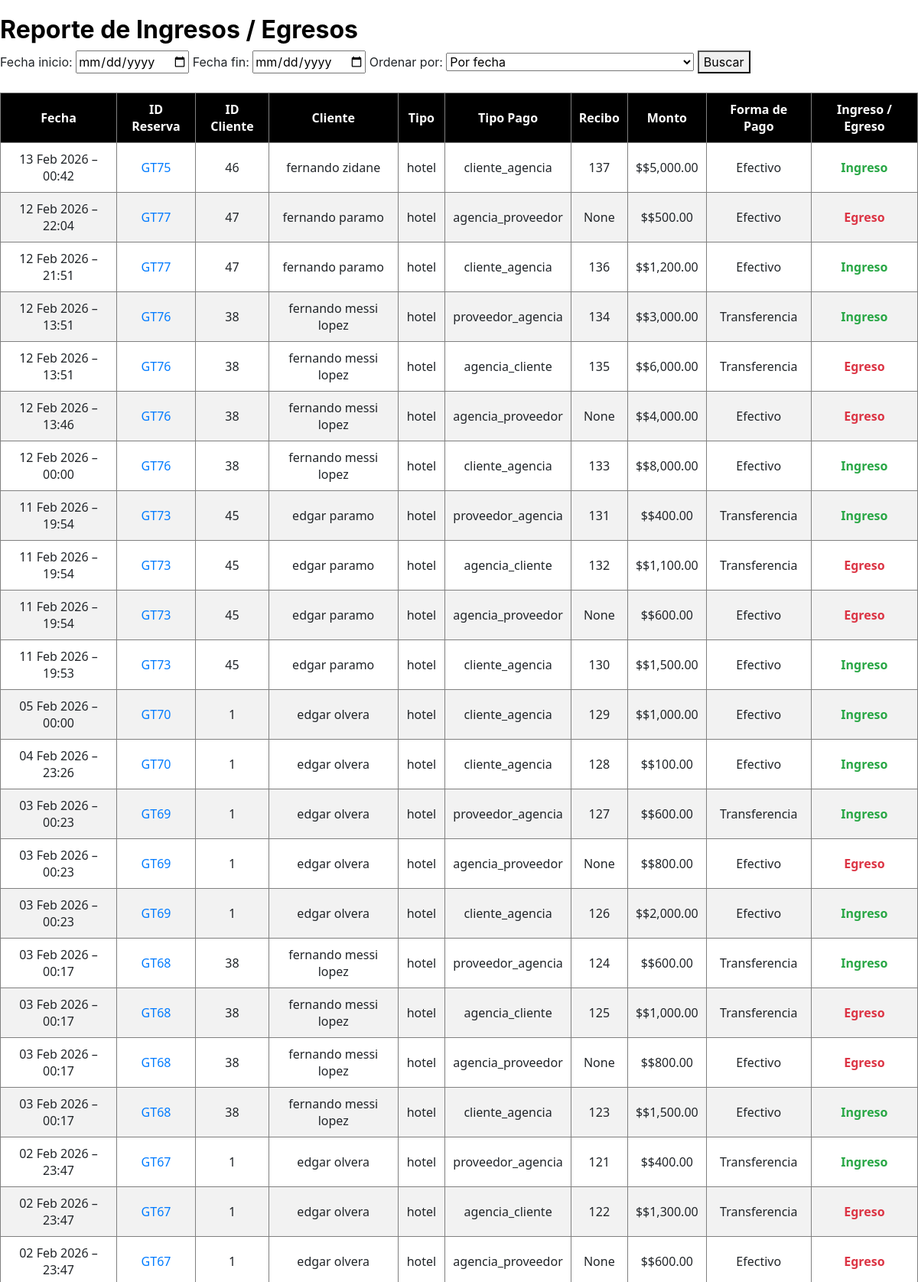
Page /reporte_corte_fechas (upper part) on the committed database.
### tables this page shows
CREATE TABLE pagos (
    id INTEGER PRIMARY KEY AUTOINCREMENT,
    reservacion_id INTEGER NOT NULL,
    tipo_pago TEXT NOT NULL,
    monto REAL NOT NULL,
    fecha TEXT NOT NULL, forma_pago TEXT, observacion TEXT, recibo_id INTEGER, proveedor_id INTEGER, tarjeta_id INTEGER, fecha_limite DATE, concepto TEXT, fecha_registro DATETIME,
    FOREIGN KEY (reservacion_id) REFERENCES reservaciones(id)
);

CREATE TABLE reservaciones (
    id INTEGER PRIMARY KEY AUTOINCREMENT,
    fecha_creacion TEXT,
    cliente_id INTEGER,
    tipo_reservacion TEXT,
    descripcion TEXT,
    proveedor TEXT,
    costo_cliente REAL,
    costo_proveedor REAL,
    utilidad REAL,
    estatus TEXT
, producto_reservado TEXT, devolucion_cliente REAL DEFAULT 0, saldo_a_favor REAL DEFAULT 0, penalidad_proveedor REAL DEFAULT 0, penalidad_agencia REAL DEFAULT 0);

### app.py (the view)
@app.route('/reporte_corte_fechas', methods=['GET', 'POST'])
def reporte_corte_fechas():
    fecha_inicio = request.form.get('fecha_inicio')
    fecha_fin = request.form.get('fecha_fin')
    orden = request.form.get('orden', 'fecha')  # por defecto orden por fecha
    conn = sqlite3.connect('agencia.db')
    conn.row_factory = sqlite3.Row
    cursor = conn.cursor()
    query_base = """
        SELECT
            p.*,
            r.cliente_id AS cliente_id,
            r.tipo_reservacion AS tipo_reservacion,
            c.nombre || ' ' || IFNULL(c.apellidos, '') AS nombre_cliente
        FROM pagos p
        LEFT JOIN reservaciones r ON r.id = p.reservacion_id
        LEFT JOIN clientes c ON c.id = r.cliente_id
    """
    if fecha_inicio and fecha_fin:
        query = query_base + " WHERE date(p.fecha) BETWEEN ? AND ? ORDER BY p.fecha ASC"
        pagos = cursor.execute(query, (fecha_inicio, fecha_fin)).fetchall()
    else:
        query = query_base + " ORDER BY p.fecha DESC"
        pagos = cursor.execute(query).fetchall()
    if orden == 'tipo_pago':
        pagos = sorted(pagos, key=lambda p: 0 if p['tipo_pago'] in ('cliente_agencia', 'proveedor_agencia') else 1)
    ingresos = sum(p['monto'] for p in pagos if p['tipo_pago'] in ('cliente_agencia', 'proveedor_agencia'))
    egresos = sum(p['monto'] for p in pagos if p['tipo_pago'] in ('agencia_proveedor', 'agencia_cliente'))
    saldo = ingresos - egresos
    return render_template('reporte_corte_fechas.html',
                           pagos=pagos,
                           fecha_inicio=fecha_inicio,
                           fecha_fin=fecha_fin,
                           total_ingresos=ingresos,
                           total_egresos=egresos,
                           saldo=saldo,
                           orden=orden)

### app.py (called while the page is built)
@app.template_filter("formato_fecha_hora")
def formato_fecha_hora(valor):
    if not valor:
        return "—"
    formatos = [
    "%Y-%m-%d %H:%M:%S",
    "%Y-%m-%d %H:%M",
    "%Y-%m-%dT%H:%M",
    "%Y-%m-%dT%H:%M:%S",
    "%Y-%m-%d",
    "%d-%m-%Y %H:%M",
    "%d/%m/%Y %H:%M",
    "%Y/%m/%d %H:%M",
    "%d/%m/%Y",
    "%Y/%m/%d"
]
    for formato in formatos:
        try:
            fecha = datetime.strptime(valor.strip(), formato)
            return fecha.strftime("%d %b %Y – %H:%M")
        except:
            pass
    return valor

@app.template_filter("moneda")
def moneda(valor):
    try:
        return "${:,.2f}".format(float(valor))
    except:
        return "$0.00"

### templates/reporte_corte_fechas.html (shortened to what this page needs)
<link rel="stylesheet" href="https://stackpath.bootstrapcdn.com/bootstrap/4.5.2/css/bootstrap.min.css">
<h2>Reporte de Ingresos / Egresos</h2>
<form method="post">
  <label>Fecha inicio:</label>
  <input type="date" name="fecha_inicio" value="{{ fecha_inicio }}">
  <label>Fecha fin:</label>
  <input type="date" name="fecha_fin" value="{{ fecha_fin }}">
  <label>Ordenar por:</label>
  <select name="orden">
    <option value="fecha" {% if orden == 'fecha' %}selected{% endif %}>Por fecha</option>
  </select>
  <button type="submit">Buscar</button>
</form>
<table border="1" cellspacing="0" cellpadding="5">
  <thead>
    <tr>
      <th>Fecha</th>
      <th>ID Reserva</th>
      <th>ID Cliente</th>
      <th>Cliente</th>
      <th>Tipo</th>
      <th>Tipo Pago</th>
      <th>Recibo</th>
      <th>Monto</th>
      <th>Forma de Pago</th>
      <th>Ingreso / Egreso</th>
    </tr>
  </thead>
  <tbody>
    {% for p in pagos %}
    <tr>
      <td>{{ p['fecha'] | formato_fecha_hora }}</td>
      <td><a href="/reservacion/{{ p['reservacion_id'] }}">GT{{ p['reservacion_id'] }}</a></td>
      <td>{{ p['cliente_id'] }}</td>
      <td>{{ p['nombre_cliente'] }}</td>
      <td>{{ p['tipo_reservacion'] }}</td>
      <td>{{ p['tipo_pago'] }}</td>
      <td>{{ p['recibo_id'] }}</td>
      <td>${{ p['monto'] | moneda }}</td>
      <td>{{ p['forma_pago'] }}</td>
      <td>
        {% if p.tipo_pago in ['cliente_agencia', 'proveedor_agencia'] %}
    <span class="text-success"><strong>Ingreso</strong></span>
  {% elif p.tipo_pago in ['agencia_proveedor', 'agencia_cliente'] %}
    <span class="text-danger"><strong>Egreso</strong></span>
  {% else %}
    —
  {% endif %}
      </td>
    </tr>
    {% endfor %}
  </tbody>
</table>

### templates/reporte_corte_fechas.html (style rules this page uses)
table { width: 100%; border-collapse: collapse; margin-top: 20px; font-family: 'Segoe UI', Tahoma, Geneva, Verdana, sans-serif; }
th { background-color: #000; color: white; text-align: center; padding: 10px; font-weight: bold; }
td { padding: 10px; text-align: center; }
tr:nth-child(even) { background-color: #f2f2f2; }
tr:nth-child(odd) { background-color: #ffffff; }
h2 { color: black; font-weight: bold; margin-top: 20px; }
.text-success { color: green; }
.text-danger { color: red; }

### rows in the picture
pagos: fecha "13 Feb 2026 – 00:42", reservacion_id "75", cliente_id "46", nombre_cliente "fernando zidane", tipo_reservacion "hotel", tipo_pago "cliente_agencia", recibo_id "137", monto|moneda "$5,000.00", forma_pago "Efectivo", shows "Ingreso"
pagos: fecha "12 Feb 2026 – 22:04", reservacion_id "77", cliente_id "47", nombre_cliente "fernando paramo", tipo_reservacion "hotel", tipo_pago "agencia_proveedor", recibo_id "None", monto|moneda "$500.00", forma_pago "Efectivo", shows "Egreso"
pagos: fecha "12 Feb 2026 – 21:51", reservacion_id "77", cliente_id "47", nombre_cliente "fernando paramo", tipo_reservacion "hotel", tipo_pago "cliente_agencia", recibo_id "136", monto|moneda "$1,200.00", forma_pago "Efectivo", shows "Ingreso"
pagos: fecha "12 Feb 2026 – 13:51", reservacion_id "76", cliente_id "38", nombre_cliente "fernando messi lopez", tipo_reservacion "hotel", tipo_pago "proveedor_agencia", recibo_id "134", monto|moneda "$3,000.00", forma_pago "Transferencia", shows "Ingreso"
pagos: fecha "12 Feb 2026 – 13:51", reservacion_id "76", cliente_id "38", nombre_cliente "fernando messi lopez", tipo_reservacion "hotel", tipo_pago "agencia_cliente", recibo_id "135", monto|moneda "$6,000.00", forma_pago "Transferencia", shows "Egreso"
pagos: fecha "12 Feb 2026 – 13:46", reservacion_id "76", cliente_id "38", nombre_cliente "fernando messi lopez", tipo_reservacion "hotel", tipo_pago "agencia_proveedor", recibo_id "None", monto|moneda "$4,000.00", forma_pago "Efectivo", shows "Egreso"
pagos: fecha "12 Feb 2026 – 00:00", reservacion_id "76", cliente_id "38", nombre_cliente "fernando messi lopez", tipo_reservacion "hotel", tipo_pago "cliente_agencia", recibo_id "133", monto|moneda "$8,000.00", forma_pago "Efectivo", shows "Ingreso"
pagos: fecha "11 Feb 2026 – 19:54", reservacion_id "73", cliente_id "45", nombre_cliente "edgar paramo", tipo_reservacion "hotel", tipo_pago "proveedor_agencia", recibo_id "131", monto|moneda "$400.00", forma_pago "Transferencia", shows "Ingreso"
pagos: fecha "11 Feb 2026 – 19:54", reservacion_id "73", cliente_id "45", nombre_cliente "edgar paramo", tipo_reservacion "hotel", tipo_pago "agencia_cliente", recibo_id "132", monto|moneda "$1,100.00", forma_pago "Transferencia", shows "Egreso"
pagos: fecha "11 Feb 2026 – 19:54", reservacion_id "73", cliente_id "45", nombre_cliente "edgar paramo", tipo_reservacion "hotel", tipo_pago "agencia_proveedor", recibo_id "None", monto|moneda "$600.00", forma_pago "Efectivo", shows "Egreso"
pagos: fecha "11 Feb 2026 – 19:53", reservacion_id "73", cliente_id "45", nombre_cliente "edgar paramo", tipo_reservacion "hotel", tipo_pago "cliente_agencia", recibo_id "130", monto|moneda "$1,500.00", forma_pago "Efectivo", shows "Ingreso"
pagos: fecha "05 Feb 2026 – 00:00", reservacion_id "70", cliente_id "1", nombre_cliente "edgar olvera", tipo_reservacion "hotel", tipo_pago "cliente_agencia", recibo_id "129", monto|moneda "$1,000.00", forma_pago "Efectivo", shows "Ingreso"
pagos: fecha "04 Feb 2026 – 23:26", reservacion_id "70", cliente_id "1", nombre_cliente "edgar olvera", tipo_reservacion "hotel", tipo_pago "cliente_agencia", recibo_id "128", monto|moneda "$100.00", forma_pago "Efectivo", shows "Ingreso"
pagos: fecha "03 Feb 2026 – 00:23", reservacion_id "69", cliente_id "1", nombre_cliente "edgar olvera", tipo_reservacion "hotel", tipo_pago "proveedor_agencia", recibo_id "127", monto|moneda "$600.00", forma_pago "Transferencia", shows "Ingreso"
pagos: fecha "03 Feb 2026 – 00:23", reservacion_id "69", cliente_id "1", nombre_cliente "edgar olvera", tipo_reservacion "hotel", tipo_pago "agencia_proveedor", recibo_id "None", monto|moneda "$800.00", forma_pago "Efectivo", shows "Egreso"
pagos: fecha "03 Feb 2026 – 00:23", reservacion_id "69", cliente_id "1", nombre_cliente "edgar olvera", tipo_reservacion "hotel", tipo_pago "cliente_agencia", recibo_id "126", monto|moneda "$2,000.00", forma_pago "Efectivo", shows "Ingreso"
pagos: fecha "03 Feb 2026 – 00:17", reservacion_id "68", cliente_id "38", nombre_cliente "fernando messi lopez", tipo_reservacion "hotel", tipo_pago "proveedor_agencia", recibo_id "124", monto|moneda "$600.00", forma_pago "Transferencia", shows "Ingreso"
pagos: fecha "03 Feb 2026 – 00:17", reservacion_id "68", cliente_id "38", nombre_cliente "fernando messi lopez", tipo_reservacion "hotel", tipo_pago "agencia_cliente", recibo_id "125", monto|moneda "$1,000.00", forma_pago "Transferencia", shows "Egreso"
pagos: fecha "03 Feb 2026 – 00:17", reservacion_id "68", cliente_id "38", nombre_cliente "fernando messi lopez", tipo_reservacion "hotel", tipo_pago "agencia_proveedor", recibo_id "None", monto|moneda "$800.00", forma_pago "Efectivo", shows "Egreso"
pagos: fecha "03 Feb 2026 – 00:17", reservacion_id "68", cliente_id "38", nombre_cliente "fernando messi lopez", tipo_reservacion "hotel", tipo_pago "cliente_agencia", recibo_id "123", monto|moneda "$1,500.00", forma_pago "Efectivo", shows "Ingreso"
pagos: fecha "02 Feb 2026 – 23:47", reservacion_id "67", cliente_id "1", nombre_cliente "edgar olvera", tipo_reservacion "hotel", tipo_pago "proveedor_agencia", recibo_id "121", monto|moneda "$400.00", forma_pago "Transferencia", shows "Ingreso"
pagos: fecha "02 Feb 2026 – 23:47", reservacion_id "67", cliente_id "1", nombre_cliente "edgar olvera", tipo_reservacion "hotel", tipo_pago "agencia_cliente", recibo_id "122", monto|moneda "$1,300.00", forma_pago "Transferencia", shows "Egreso"
pagos: fecha "02 Feb 2026 – 23:47", reservacion_id "67", cliente_id "1", nombre_cliente "edgar olvera", tipo_reservacion "hotel", tipo_pago "agencia_proveedor", recibo_id "None", monto|moneda "$600.00", forma_pago "Efectivo", shows "Egreso"
